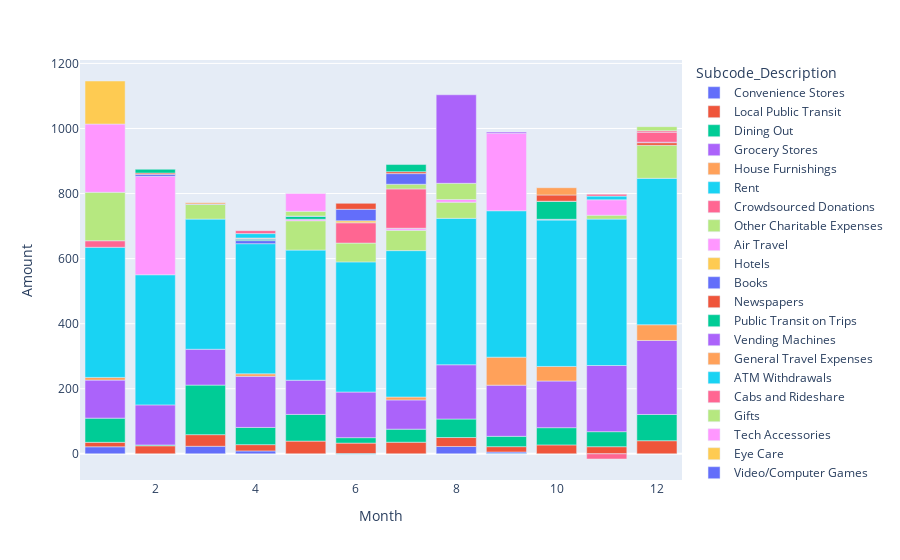

The notebook cell this image was saved under:
### Markdown cell above
The next chart displays transaction amounts for each subcode on a monthly basis, allowing you to analyze changes in your spending over time.

### Code cell
fig_monthly_spending_by_selected_subcodes = px.bar(df_expenses_by_selected_subcodes_by_month, x = 'Month', y = 'Amount', color = 'Subcode_Description')
fig_monthly_spending_by_selected_subcodes.write_html(chart_data_folder + '\\monthly_spending_by_subcode.html') 
fig_monthly_spending_by_selected_subcodes.show()

### Figure 1 — Plotly figure (JSON) as saved in the notebook; plotly's stock layout.template omitted (floating-point values rounded to 4 significant figures)
{"data": [{"alignmentgroup": "True", "hovertemplate": "Subcode_Description=Convenience Stores<br>Month=%{x}<br>Amount=%{y}<extra></extra>", "legendgroup": "Convenience Stores", "marker": {"color": "#636efa", "pattern": {"shape": ""}}, "name": "Convenience Stores", "offsetgroup": "Convenience Stores", "orientation": "v", "showlegend": true, "textposition": "auto", "type": "bar", "x": [1, 3, 4, 8, 9], "xaxis": "x", "y": [21.68, 23.25, 9.04, 22.68, 5.61], "yaxis": "y"}, {"alignmentgroup": "True", "hovertemplate": "Subcode_Description=Local Public Transit<br>Month=%{x}<br>Amount=%{y}<extra></extra>", "legendgroup": "Local Public Transit", "marker": {"color": "#EF553B", "pattern": {"shape": ""}}, "name": "Local Public Transit", "offsetgroup": "Local Public Transit", "orientation": "v", "showlegend": true, "textposition": "auto", "type": "bar", "x": [1, 2, 3, 4, 5, 6, 7, 8, 9, 10, 11, 12], "xaxis": "x", "y": [13.75, 24.75, 35.75, 19.25, 39.14, 33, 35.75, 27.5, 16.5, 27.5, 22, 40.38], "yaxis": "y"}, {"alignmentgroup": "True", "hovertemplate": "Subcode_Description=Dining Out<br>Month=%{x}<br>Amount=%{y}<extra></extra>", "legendgroup": "Dining Out", "marker": {"color": "#00cc96", "pattern": {"shape": ""}}, "name": "Dining Out", "offsetgroup": "Dining Out", "orientation": "v", "showlegend": true, "textposition": "auto", "type": "bar", "x": [1, 2, 3, 4, 5, 6, 7, 8, 9, 10, 11, 12], "xaxis": "x", "y": [74.33, 2.65, 152.2, 52.87, 82.03, 16.77, 40.14, 56.87, 31.74, 52.93, 46.2, 80.65], "yaxis": "y"}, {"alignmentgroup": "True", "hovertemplate": "Subcode_Description=Grocery Stores<br>Month=%{x}<br>Amount=%{y}<extra></extra>", "legendgroup": "Grocery Stores", "marker": {"color": "#ab63fa", "pattern": {"shape": ""}}, "name": "Grocery Stores", "offsetgroup": "Grocery Stores", "orientation": "v", "showlegend": true, "textposition": "auto", "type": "bar", "x": [1, 2, 3, 4, 5, 6, 7, 8, 9, 10, 11, 12], "xaxis": "x", "y": [116.9, 123.1, 110.2, 157.1, 105.1, 140.2, 89.83, 166.8, 157.3, 143.4, 203.3, 227.4], "yaxis": "y"}, {"alignmentgroup": "True", "hovertemplate": "Subcode_Description=House Furnishings<br>Month=%{x}<br>Amount=%{y}<extra></extra>", "legendgroup": "House Furnishings", "marker": {"color": "#FFA15A", "pattern": {"shape": ""}}, "name": "House Furnishings", "offsetgroup": "House Furnishings", "orientation": "v", "showlegend": true, "textposition": "auto", "type": "bar", "x": [1, 4, 7, 9, 10, 12], "xaxis": "x", "y": [8.29, 7.75, 8.9, 86.06, 44.69, 48.39], "yaxis": "y"}, {"alignmentgroup": "True", "hovertemplate": "Subcode_Description=Rent<br>Month=%{x}<br>Amount=%{y}<extra></extra>", "legendgroup": "Rent", "marker": {"color": "#19d3f3", "pattern": {"shape": ""}}, "name": "Rent", "offsetgroup": "Rent", "orientation": "v", "showlegend": true, "textposition": "auto", "type": "bar", "x": [1, 2, 3, 4, 5, 6, 7, 8, 9, 10, 11, 12], "xaxis": "x", "y": [400, 400, 400, 400, 400, 400, 450, 450, 450, 450, 450, 450], "yaxis": "y"}, {"alignmentgroup": "True", "hovertemplate": "Subcode_Description=Crowdsourced Donations<br>Month=%{x}<br>Amount=%{y}<extra></extra>", "legendgroup": "Crowdsourced Donations", "marker": {"color": "#FF6692", "pattern": {"shape": ""}}, "name": "Crowdsourced Donations", "offsetgroup": "Crowdsourced Donations", "orientation": "v", "showlegend": true, "textposition": "auto", "type": "bar", "x": [1], "xaxis": "x", "y": [20], "yaxis": "y"}, {"alignmentgroup": "True", "hovertemplate": "Subcode_Description=Other Charitable Expenses<br>Month=%{x}<br>Amount=%{y}<extra></extra>", "legendgroup": "Other Charitable Expenses", "marker": {"color": "#B6E880", "pattern": {"shape": ""}}, "name": "Other Charitable Expenses", "offsetgroup": "Other Charitable Expenses", "orientation": "v", "showlegend": true, "textposition": "auto", "type": "bar", "x": [1, 3, 5, 6, 7, 8, 12], "xaxis": "x", "y": [149.0, 45.96, 90.17, 57.84, 62.23, 49.66, 101.5], "yaxis": "y"}, {"alignmentgroup": "True", "hovertemplate": "Subcode_Description=Air Travel<br>Month=%{x}<br>Amount=%{y}<extra></extra>", "legendgroup": "Air Travel", "marker": {"color": "#FF97FF", "pattern": {"shape": ""}}, "name": "Air Travel", "offsetgroup": "Air Travel", "orientation": "v", "showlegend": true, "textposition": "auto", "type": "bar", "x": [1, 2, 5, 7, 8, 9, 10], "xaxis": "x", "y": [209.7, 302.6, 4.56, 5.5, 8.22, 238.5, 2.41], "yaxis": "y"}, {"alignmentgroup": "True", "hovertemplate": "Subcode_Description=Hotels<br>Month=%{x}<br>Amount=%{y}<extra></extra>", "legendgroup": "Hotels", "marker": {"color": "#FECB52", "pattern": {"shape": ""}}, "name": "Hotels", "offsetgroup": "Hotels", "orientation": "v", "showlegend": true, "textposition": "auto", "type": "bar", "x": [1], "xaxis": "x", "y": [132.3], "yaxis": "y"}, {"alignmentgroup": "True", "hovertemplate": "Subcode_Description=Books<br>Month=%{x}<br>Amount=%{y}<extra></extra>", "legendgroup": "Books", "marker": {"color": "#636efa", "pattern": {"shape": ""}}, "name": "Books", "offsetgroup": "Books", "orientation": "v", "showlegend": true, "textposition": "auto", "type": "bar", "x": [2, 4, 7], "xaxis": "x", "y": [5.92, 9.4, 0.12], "yaxis": "y"}, {"alignmentgroup": "True", "hovertemplate": "Subcode_Description=Newspapers<br>Month=%{x}<br>Amount=%{y}<extra></extra>", "legendgroup": "Newspapers", "marker": {"color": "#EF553B", "pattern": {"shape": ""}}, "name": "Newspapers", "offsetgroup": "Newspapers", "orientation": "v", "showlegend": true, "textposition": "auto", "type": "bar", "x": [2, 12], "xaxis": "x", "y": [4, 8], "yaxis": "y"}, {"alignmentgroup": "True", "hovertemplate": "Subcode_Description=Public Transit on Trips<br>Month=%{x}<br>Amount=%{y}<extra></extra>", "legendgroup": "Public Transit on Trips", "marker": {"color": "#00cc96", "pattern": {"shape": ""}}, "name": "Public Transit on Trips", "offsetgroup": "Public Transit on Trips", "orientation": "v", "showlegend": true, "textposition": "auto", "type": "bar", "x": [2, 4, 5, 10], "xaxis": "x", "y": [11.59, 4.52, 9.55, 55.01], "yaxis": "y"}, {"alignmentgroup": "True", "hovertemplate": "Subcode_Description=Vending Machines<br>Month=%{x}<br>Amount=%{y}<extra></extra>", "legendgroup": "Vending Machines", "marker": {"color": "#ab63fa", "pattern": {"shape": ""}}, "name": "Vending Machines", "offsetgroup": "Vending Machines", "orientation": "v", "showlegend": true, "textposition": "auto", "type": "bar", "x": [3, 4, 5, 7, 9, 10, 12], "xaxis": "x", "y": [0.78, 1.73, 0.28, 0.96, 3.71, 0.58, 1.57], "yaxis": "y"}, {"alignmentgroup": "True", "hovertemplate": "Subcode_Description=General Travel Expenses<br>Month=%{x}<br>Amount=%{y}<extra></extra>", "legendgroup": "General Travel Expenses", "marker": {"color": "#FFA15A", "pattern": {"shape": ""}}, "name": "General Travel Expenses", "offsetgroup": "General Travel Expenses", "orientation": "v", "showlegend": true, "textposition": "auto", "type": "bar", "x": [3, 4], "xaxis": "x", "y": [3.64, 1.78], "yaxis": "y"}, {"alignmentgroup": "True", "hovertemplate": "Subcode_Description=ATM Withdrawals<br>Month=%{x}<br>Amount=%{y}<extra></extra>", "legendgroup": "ATM Withdrawals", "marker": {"color": "#19d3f3", "pattern": {"shape": ""}}, "name": "ATM Withdrawals", "offsetgroup": "ATM Withdrawals", "orientation": "v", "showlegend": true, "textposition": "auto", "type": "bar", "x": [4, 6, 9], "xaxis": "x", "y": [13.5, -1.31, -0.52], "yaxis": "y"}, {"alignmentgroup": "True", "hovertemplate": "Subcode_Description=Cabs and Rideshare<br>Month=%{x}<br>Amount=%{y}<extra></extra>", "legendgroup": "Cabs and Rideshare", "marker": {"color": "#FF6692", "pattern": {"shape": ""}}, "name": "Cabs and Rideshare", "offsetgroup": "Cabs and Rideshare", "orientation": "v", "showlegend": true, "textposition": "auto", "type": "bar", "x": [4, 6, 7, 11, 12], "xaxis": "x", "y": [9.03, 62.36, 120.9, -15.84, 30.54], "yaxis": "y"}, {"alignmentgroup": "True", "hovertemplate": "Subcode_Description=Gifts<br>Month=%{x}<br>Amount=%{y}<extra></extra>", "legendgroup": "Gifts", "marker": {"color": "#B6E880", "pattern": {"shape": ""}}, "name": "Gifts", "offsetgroup": "Gifts", "orientation": "v", "showlegend": true, "textposition": "auto", "type": "bar", "x": [5, 7, 8, 11], "xaxis": "x", "y": [14.5, 14.3, 49.82, 11.77], "yaxis": "y"}, {"alignmentgroup": "True", "hovertemplate": "Subcode_Description=Tech Accessories<br>Month=%{x}<br>Amount=%{y}<extra></extra>", "legendgroup": "Tech Accessories", "marker": {"color": "#FF97FF", "pattern": {"shape": ""}}, "name": "Tech Accessories", "offsetgroup": "Tech Accessories", "orientation": "v", "showlegend": true, "textposition": "auto", "type": "bar", "x": [5, 11], "xaxis": "x", "y": [55.03, 47.54], "yaxis": "y"}, {"alignmentgroup": "True", "hovertemplate": "Subcode_Description=Eye Care<br>Month=%{x}<br>Amount=%{y}<extra></extra>", "legendgroup": "Eye Care", "marker": {"color": "#FECB52", "pattern": {"shape": ""}}, "name": "Eye Care", "offsetgroup": "Eye Care", "orientation": "v", "showlegend": true, "textposition": "auto", "type": "bar", "x": [6], "xaxis": "x", "y": [6.12], "yaxis": "y"}, {"alignmentgroup": "True", "hovertemplate": "Subcode_Description=Video/Computer Games<br>Month=%{x}<br>Amount=%{y}<extra></extra>", "legendgroup": "Video/Computer Games", "marker": {"color": "#636efa", "pattern": {"shape": ""}}, "name": "Video/Computer Games", "offsetgroup": "Video/Computer Games", "orientation": "v", "showlegend": true, "textposition": "auto", "type": "bar", "x": [6, 7], "xaxis": "x", "y": [35.41, 32.68], "yaxis": "y"}, {"alignmentgroup": "True", "hovertemplate": "Subcode_Description=Food on Trips<br>Month=%{x}<br>Amount=%{y}<extra></extra>", "legendgroup": "Food on Trips", "marker": {"color": "#EF553B", "pattern": {"shape": ""}}, "name": "Food on Trips", "offsetgroup": "Food on Trips", "orientation": "v", "showlegend": true, "textposition": "auto", "type": "bar", "x": [6, 7, 10], "xaxis": "x", "y": [18.21, 5.87, 19.05], "yaxis": "y"}, {"alignmentgroup": "True", "hovertemplate": "Subcode_Description=Entertainment on Trips<br>Month=%{x}<br>Amount=%{y}<extra></extra>", "legendgroup": "Entertainment on Trips", "marker": {"color": "#00cc96", "pattern": {"shape": ""}}, "name": "Entertainment on Trips", "offsetgroup": "Entertainment on Trips", "orientation": "v", "showlegend": true, "textposition": "auto", "type": "bar", "x": [7], "xaxis": "x", "y": [21.95], "yaxis": "y"}, {"alignmentgroup": "True", "hovertemplate": "Subcode_Description=Clothes<br>Month=%{x}<br>Amount=%{y}<extra></extra>", "legendgroup": "Clothes", "marker": {"color": "#ab63fa", "pattern": {"shape": ""}}, "name": "Clothes", "offsetgroup": "Clothes", "orientation": "v", "showlegend": true, "textposition": "auto", "type": "bar", "x": [8], "xaxis": "x", "y": [272.1], "yaxis": "y"}, {"alignmentgroup": "True", "hovertemplate": "Subcode_Description=Sports<br>Month=%{x}<br>Amount=%{y}<extra></extra>", "legendgroup": "Sports", "marker": {"color": "#FFA15A", "pattern": {"shape": ""}}, "name": "Sports", "offsetgroup": "Sports", "orientation": "v", "showlegend": true, "textposition": "auto", "type": "bar", "x": [10], "xaxis": "x", "y": [22.32], "yaxis": "y"}, {"alignmentgroup": "True", "hovertemplate": "Subcode_Description=Basics--Other<br>Month=%{x}<br>Amount=%{y}<extra></extra>", "legendgroup": "Basics--Other", "marker": {"color": "#19d3f3", "pattern": {"shape": ""}}, "name": "Basics--Other", "offsetgroup": "Basics--Other", "orientation": "v", "showlegend": true, "textposition": "auto", "type": "bar", "x": [11], "xaxis": "x", "y": [11.28], "yaxis": "y"}, {"alignmentgroup": "True", "hovertemplate": "Subcode_Description=Beer/Wine/Liquor<br>Month=%{x}<br>Amount=%{y}<extra></extra>", "legendgroup": "Beer/Wine/Liquor", "marker": {"color": "#FF6692", "pattern": {"shape": ""}}, "name": "Beer/Wine/Liquor", "offsetgroup": "Beer/Wine/Liquor", "orientation": "v", "showlegend": true, "textposition": "auto", "type": "bar", "x": [11, 12], "xaxis": "x", "y": [5.81, 4.73], "yaxis": "y"}, {"alignmentgroup": "True", "hovertemplate": "Subcode_Description=Moving<br>Month=%{x}<br>Amount=%{y}<extra></extra>", "legendgroup": "Moving", "marker": {"color": "#B6E880", "pattern": {"shape": ""}}, "name": "Moving", "offsetgroup": "Moving", "orientation": "v", "showlegend": true, "textposition": "auto", "type": "bar", "x": [12], "xaxis": "x", "y": [12.52], "yaxis": "y"}], "layout": {"barmode": "relative", "legend": {"title": {"text": "Subcode_Description"}, "tracegroupgap": 0}, "margin": {"t": 60}, "xaxis": {"anchor": "y", "domain": [0, 1], "title": {"text": "Month"}}, "yaxis": {"anchor": "x", "domain": [0, 1], "title": {"text": "Amount"}}}}
